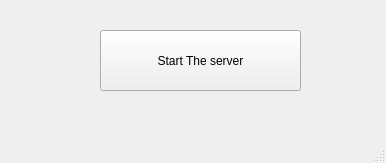
<?xml version="1.0" encoding="UTF-8"?>
<ui version="4.0">
 <class>MainWindow</class>
 <widget class="QMainWindow" name="MainWindow">
  <property name="geometry">
   <rect>
    <x>0</x>
    <y>0</y>
    <width>386</width>
    <height>163</height>
   </rect>
  </property>
  <property name="windowTitle">
   <string>MainWindow</string>
  </property>
  <widget class="QWidget" name="centralwidget">
   <widget class="QPushButton" name="pushButton">
    <property name="geometry">
     <rect>
      <x>100</x>
      <y>30</y>
      <width>201</width>
      <height>61</height>
     </rect>
    </property>
    <property name="text">
     <string>Start The server</string>
    </property>
   </widget>
  </widget>
  <widget class="QMenuBar" name="menubar">
   <property name="geometry">
    <rect>
     <x>0</x>
     <y>0</y>
     <width>386</width>
     <height>22</height>
    </rect>
   </property>
  </widget>
  <widget class="QStatusBar" name="statusbar"/>
 </widget>
 <resources/>
 <connections/>
</ui>
